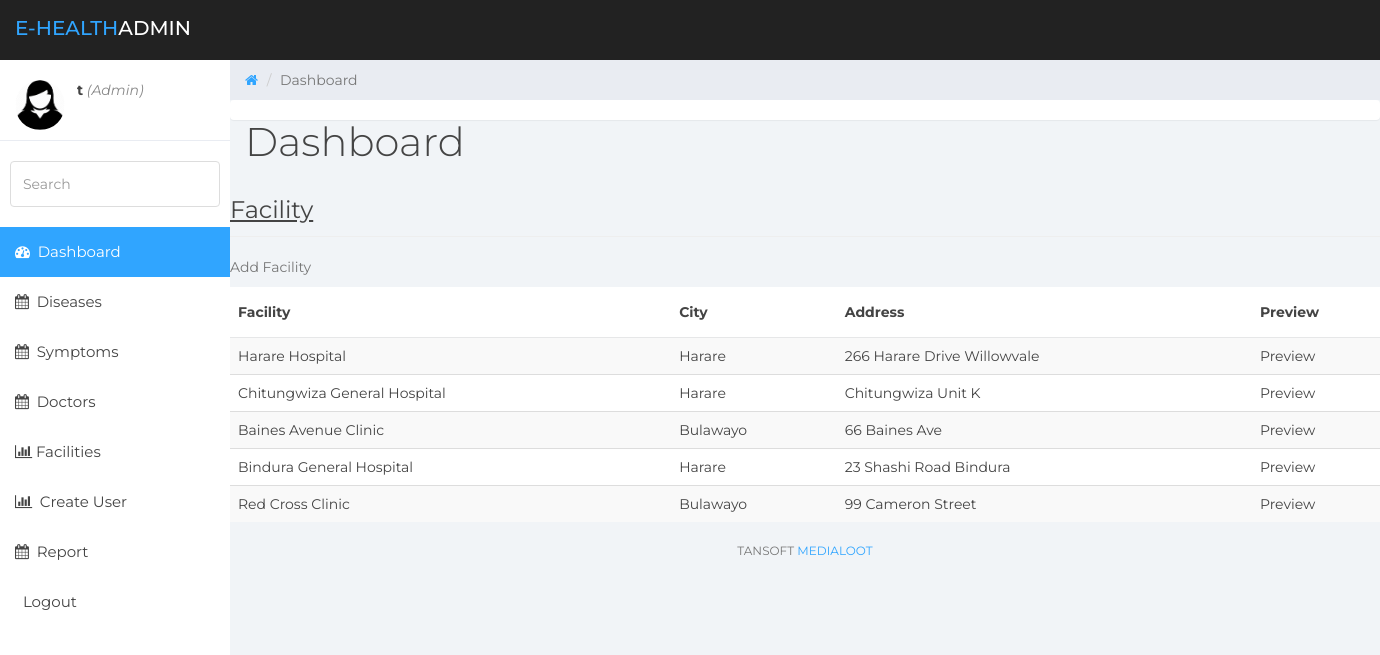
Screenshot of /admin/view_facility.php (signed in) with the database file from the repository.
### tables this page shows
CREATE TABLE `facility` (
  `id` int(11) NOT NULL,
  `name` varchar(250) NOT NULL,
  `city_id` int(250) NOT NULL,
  `address` varchar(250) NOT NULL,
  `latitude` double NOT NULL,
  `longitude` double NOT NULL
);

CREATE TABLE `city` (
  `id` int(11) NOT NULL,
  `name` varchar(250) NOT NULL,
  `province` varchar(250) NOT NULL
);

### admin/view_facility.php (the view, shortened to what this page needs)
<!DOCTYPE html>
<html>
<head>
    <link href="../assets/css/bootstrap.min.css" rel="stylesheet">
    <link href="../assets/css/font-awesome.min.css" rel="stylesheet">
    <link href="../assets/css/datepicker3.css" rel="stylesheet">
    <link href="../assets/css/styles.css" rel="stylesheet">
</head>
<body>
<nav class="navbar navbar-custom navbar-fixed-top" role="navigation">
    <div class="container-fluid">
        <div class="navbar-header">
            <a class="navbar-brand" href="home.php"><span>E-health</span>Admin</a>
        </div>
    </div>
</nav>
<div id="sidebar-collapse" class="col-sm-3 col-lg-2 sidebar">
    <div class="profile-sidebar">
        <div class="profile-userpic">
            <img src="../images/admin_profile.png" class="img-responsive">
        </div>
        <div class="profile-usertitle">
            <div>
                <?php if (isset($_SESSION['user'])) : ?>
                    <strong><?php echo $_SESSION['user']['username']; ?></strong>
                    <i style="color: #888;">(<?php echo ucfirst($_SESSION['user']['user_type']); ?>)</i>
                    <br>
                <?php endif ?>
            </div>
        </div>
    </div>
    <form role="search">
        <div class="form-group">
            <input type="text" class="form-control" placeholder="Search">
        </div>
    </form>
    <ul class="nav menu">
        <li class="active"><a href="home.php"><em class="fa fa-dashboard">&nbsp;</em> Dashboard</a></li>
        <li><a href="view_disease.php"><em class="fa fa-calendar">&nbsp;</em> Diseases</a></li>
        <li><a href="view_symptom.php"><em class="fa fa-calendar">&nbsp;</em> Symptoms</a></li>
        <li><a href="view_doctors.php"><em class="fa fa-calendar">&nbsp;</em> Doctors</a></li>
        <li><a href="view_facility.php"><em class="fa fa-bar-chart">&nbsp;</em>Facilities</a></li>
        <li><a href="create_user.php"><em class="fa fa-bar-chart">&nbsp;</em> Create User</a></li>
        <li><a href="report.php"><em class="fa fa-calendar">&nbsp;</em> Report</a></li>
        <li><a href="home.php?logout='1'">&nbsp;</em> Logout</a></li>
    </ul>
</div>
<div class="col-sm-9 col-sm-offset-3 col-lg-10 col-lg-offset-2 main">
    <div class="row">
        <ol class="breadcrumb">
            <li><a href="#">
                    <em class="fa fa-home"></em>
                </a></li>
            <li class="active">Dashboard</li>
        </ol>
    </div>
    <div class="row">
        <div class="col-lg-12">
            <h1 class="page-header">Dashboard</h1>
        </div>
        <div class="panel panel-container">
        </div>
        <div class="container">
            <div class="row">
                <div class="page-header">
                    <font size="5">
                        <u>Facility</u>
                    </font>
                </div>
                <div>
                    <a href="update_facility.php" onClick="return popup(this, 'notes')">
                        <p>Add Facility</p>
                    </a>
                </div>
            </div>
            <div class="row">
                <table class="table table-striped">
                    <thead>
                    <tr>
                        <th>Facility</th>
                        <th>City</th>
                        <th>Address</th>
                        <th>Preview</th>
                    </tr>
                    </thead>
                    <?php
                    include('../conn.php');
                    $select = "SELECT f.name as name, c.name as city, f.address as address FROM facility f, city c WHERE f.`city_id`=c.id";
                    $run_select = mysqli_query($conn, $select);
                    while ($rows = mysqli_fetch_array($run_select)) {
                        $name = $rows['name'];
                        $city = $rows['city'];
                        $address = $rows['address'];
                        ?>
                        <tr>
                            <td><?php echo $name; ?></td>
                            <td><?php echo $city; ?></td>
                            <td><?php echo $address; ?></td>
                            <td>Preview</td>
                        </tr>
                        <?php
                    }
                    ?>
                </table>
            </div>
        </div>
        <div class="row">
            <div class="col-sm-12">
                <p class="back-link">Tansoft <a href="#">Medialoot</a></p>
            </div>
        </div>
    </div>
</div>
</body>
</html>

### assets/css/styles.css (style rules this page uses)
body { background: #f1f4f7; padding-top: 60px; font-size: 14px; color: #444444; font-family: "Montserrat", "Helvetica Neue", Helvetica, Arial, sans-serif; }
p { color: #777; }
a, a:hover, a:focus { color: #30a5ff; }
h1, h2, h3, h4, h5, h6 { color: #444444; }
h1 { font-weight: 300; font-size: 40px; }
input.form-control { border: 1px solid #ddd; box-shadow: none; height: 46px; }
.navbar-custom { background: #222; height: 60px; }
.navbar-header .navbar-brand { color: #fff; font-size: 20px; text-transform: uppercase; font-weight: 500; height: 60px; padding-top: 18px; }
.navbar-header .navbar-brand span { color: #30a5ff; }
.panel { border: 0; }
.panel-container { padding-top: 20px; }
.navbar { border: 0; }
.sidebar { display: block; padding: 0; display: none; box-shadow: none; background: #fff; }
.sidebar ul { margin: 20px 0px; }
.sidebar form { padding: 10px 0 0 0; margin: 10px 10px 20px 10px; }
@media (min-width: 768px) { .sidebar { display: block; position: fixed; top: 60px; bottom: 0; left: 0; z-index: 1000; display: block; margin: 0; padding: 0; overflow-x: hidden; overflow-y: auto; } }
@media (min-width: 768px) { .navbar-header { width: 100%; } }
.sidebar ul.nav .active a, .sidebar ul.nav li.parent a.active, .sidebar ul.nav .active > a:hover, .sidebar ul.nav li.parent a.active:hover, .sidebar ul.nav .active > a:focus, .sidebar ul.nav li.parent a.active:focus { color: #fff; background-color: #30a5ff; }
.sidebar ul.nav li a { height: 50px; font-size: 15px; line-height: 2em; color: #444444; }
.profile-sidebar { padding: 10px 0; border-bottom: 1px solid #e9ecf2; }
.profile-userpic img { float: left; margin: 10px 0px 0px 15px; width: 50px; height: 50px; border-radius: 9999px !important; }
.profile-usertitle { float: left; text-align: left; margin: 10px 0 0 12px; }
.breadcrumb { border-radius: 0; padding: 10px 15px 10px 15px; background: #e9ecf2; margin: 0; }
h1.page-header { margin-top: 20px; border-bottom: 0; }
.table { background: #fff; }
.table > thead > tr > th { border-bottom: 1px solid #e6e7e8; vertical-align: middle; height: 50px; }
p.back-link { text-align: center; margin-bottom: 20px; font-size: 12px; text-transform: uppercase; }

### rows the page displays
facility: name "Harare Hospital", city.name "Harare", address "266 Harare Drive Willowvale"
facility: name "Chitungwiza General Hospital", city.name "Harare", address "Chitungwiza Unit K"
facility: name "Baines Avenue Clinic", city.name "Bulawayo", address "66 Baines Ave"
facility: name "Bindura General Hospital", city.name "Harare", address "23 Shashi Road Bindura"
facility: name "Red Cross Clinic", city.name "Bulawayo", address "99 Cameron Street"

### other values shown
$_SESSION['user']['username'] "t"
$_SESSION['user']['user_type'] "Admin"
